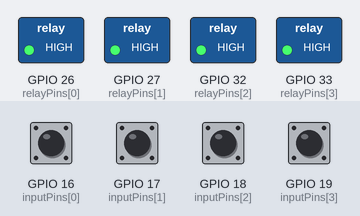
Simulated run of this program. Board: ESP32-S3. On the bench: switched loads named in the program (green lamp = pin HIGH). Inputs (shaded band) come from the test bench; at power-on: GPIO 16 (inputPins[0]), GPIO 17 (inputPins[1]), GPIO 18 (inputPins[2]), GPIO 19 (inputPins[3]) HIGH. WiFi joins after 1.5 s; servers stay silent unless stated; the Firebase database answers and starts empty; what the program prints to the serial monitor is not drawn.

Above: at 3.9 s.
4.0 s: GPIO 16 (inputPins[0]) pulsed LOW 5 times (0.12 s each, 0.3 s apart)
At 5.0 s:
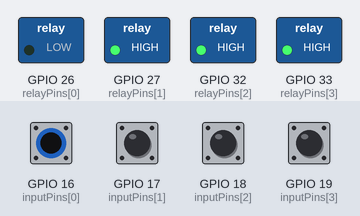
7.0 s: GPIO 17 (inputPins[1]) pulsed LOW 5 times (0.12 s each, 0.3 s apart)
At 8.4 s:
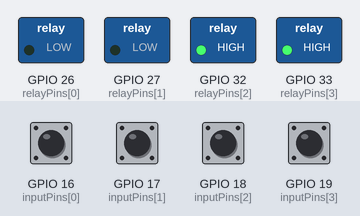
Timing chart, 0 to 10.0 s (numbered marks = the images above; inputs shaded):
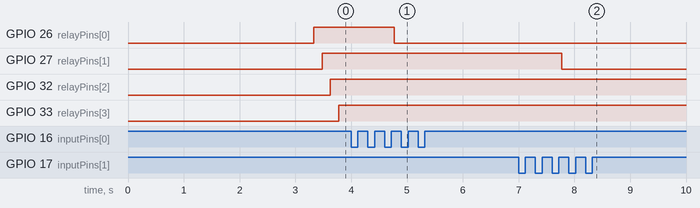

Measured:
- after the input at 4.0 s, GPIO 26 (relayPins[0]): HIGH → LOW after 0.78 s
- after the input at 7.0 s, GPIO 27 (relayPins[1]): HIGH → LOW after 0.77 s

The program:

main.cpp
```cpp
//ESP32 firebase Relay control
#include <Arduino.h>
#include <WiFi.h>
#include <Firebase_ESP_Client.h>

// Firebase 데이터베이스 경로 생성에 필요한 헬퍼 함수 포함
#include "addons/TokenHelper.h"
#include "addons/RTDBHelper.h"

// WiFi 자격 증명
const char* ssid = "copaland";
const char* password = "24868080";

// Firebase 프로젝트 웹 API 키 및 데이터베이스 URL 입력
#define API_KEY "AIzaSyDYnZAOHlTLbKf8sMqEw8cvwYTkVHNEVaY"
#define DATABASE_URL "https://esp32-iot-8923e-default-rtdb.firebaseio.com/"

// 핀 정의
const int inputPins[] = {16, 17, 18, 19}; // 스위치 입력 (Pulldown HIGH active)
const int relayPins[] = {26, 27, 32, 33}; // 릴레이 출력 (Source Output)
const int numChannels = 4; // 채널 수

// 디바운스 변수
int switchStates[4] = {LOW, LOW, LOW, LOW};      // 현재 스위치 상태
int lastSwitchStates[4] = {LOW, LOW, LOW, LOW};  // 이전 스위치 상태
unsigned long lastDebounceTime[4] = {0, 0, 0, 0}; // 디바운스 타이머
const unsigned long debounceDelay = 50;    // 디바운스 시간 (밀리초)

// 마지막 Firebase 읽기 시간
unsigned long lastFirebaseReadTime = 0;
const unsigned long firebaseReadInterval = 1000; // Firebase 읽기 간격 (밀리초)

// Firebase 데이터 객체 정의
FirebaseData fbdo;
FirebaseAuth auth;
FirebaseConfig config;

// 타이머 변수
unsigned long sendDataPrevMillis = 0;
bool signupOK = false;

// 함수 프로토타입 선언 추가
void initFirebaseData();

void setup() {
  Serial.begin(115200);
  Serial.println();
  Serial.println("ESP32 Firebase 릴레이 제어 시작");

  // 핀 설정
  for (int i = 0; i < numChannels; i++) {
    pinMode(inputPins[i], INPUT_PULLDOWN); // 풀다운 입력으로 설정
    pinMode(relayPins[i], OUTPUT);
    digitalWrite(relayPins[i], LOW);       // 릴레이 초기 상태: OFF
    Serial.printf("핀 설정 - 입력: %d, 출력: %d\n", inputPins[i], relayPins[i]);
  }

  // WiFi 연결
  WiFi.begin(ssid, password);
  Serial.print("WiFi 연결 중");
  while (WiFi.status() != WL_CONNECTED) {
    Serial.print(".");
    delay(300);
  }
  Serial.println();
  Serial.print("IP 주소로 연결됨: ");
  Serial.println(WiFi.localIP());
  Serial.println();

  // Firebase 구성
  config.api_key = API_KEY;
  config.database_url = DATABASE_URL;

  // Firebase에 익명으로 로그인
  if (Firebase.signUp(&config, &auth, "", "")) {
    Serial.println("Firebase 로그인 성공");
    signupOK = true;
  } else {
    Serial.printf("Firebase 로그인 실패: %s\n", config.signer.signupError.message.c_str());
  }

  // 토큰 상태에 대한 콜백 할당
  config.token_status_callback = tokenStatusCallback;

  // Firebase 시작
  Firebase.begin(&config, &auth);
  Firebase.reconnectWiFi(true);

  // Firebase 데이터베이스 초기화
  if (signupOK) {
    initFirebaseData();
  }
}

// Firebase 데이터 초기화
void initFirebaseData() {
  for (int i = 0; i < numChannels; i++) {
    // 스위치 경로 및 초기 상태 설정
    String switchPath = "/switches/switch" + String(i + 1);
    if (Firebase.RTDB.setBool(&fbdo, switchPath.c_str(), false)) {
      Serial.println("스위치 " + String(i + 1) + " 상태 초기화 성공");
    } else {
      Serial.println("스위치 " + String(i + 1) + " 상태 초기화 실패: " + fbdo.errorReason());
    }

    // 릴레이 경로 및 초기 상태 설정
    String relayPath = "/relays/relay" + String(i + 1);
    if (Firebase.RTDB.setBool(&fbdo, relayPath.c_str(), false)) {
      Serial.println("릴레이 " + String(i + 1) + " 상태 초기화 성공");
    } else {
      Serial.println("릴레이 " + String(i + 1) + " 상태 초기화 실패: " + fbdo.errorReason());
    }
  }
}

void loop() {
  // WiFi 연결 확인
  if (WiFi.status() != WL_CONNECTED) {
    Serial.println("WiFi 연결이 끊겼습니다. 재연결 중...");
    WiFi.reconnect();
    delay(1000);
    return;
  }

  // Firebase 준비 확인
  if (Firebase.isTokenExpired()) {
    Firebase.refreshToken(&config);
    Serial.println("Firebase 토큰 새로 고침");
  }

  unsigned long currentMillis = millis();

  // 1. 물리적 스위치 입력 처리 (토글 방식)
  for (int i = 0; i < numChannels; i++) {
    int reading = digitalRead(inputPins[i]);

    // 스위치 상태가 변경되면 디바운스 타이머 재설정
    if (reading != lastSwitchStates[i]) {
      lastDebounceTime[i] = currentMillis;
      lastSwitchStates[i] = reading;
    }

    // 디바운스 시간이 지난 후 스위치 상태 확인
    if ((currentMillis - lastDebounceTime[i]) > debounceDelay) {
      // 스위치가 눌림(HIGH) → OFF에서 ON으로 변할 때만 토글
      if (reading == HIGH && switchStates[i] == LOW) {
        // 릴레이 상태 토글
        bool newRelayState = !digitalRead(relayPins[i]);
        digitalWrite(relayPins[i], newRelayState ? HIGH : LOW);

        // Firebase에 릴레이 상태 업데이트
        if (signupOK) {
          String relayPath = "/relays/relay" + String(i + 1);
          if (Firebase.RTDB.setBool(&fbdo, relayPath.c_str(), newRelayState)) {
            Serial.printf("릴레이 %d 토글: %s (Firebase 동기화)\n", i + 1, newRelayState ? "ON" : "OFF");
          } else {
            Serial.println("Firebase 릴레이 토글 실패: " + fbdo.errorReason());
          }
        }
      }
      switchStates[i] = reading;
    }
  }

  // 2. Firebase에서 릴레이 상태 읽기 (주기적으로)
  if (currentMillis - lastFirebaseReadTime > firebaseReadInterval) {
    lastFirebaseReadTime = currentMillis;

    if (signupOK) {
      for (int i = 0; i < numChannels; i++) {
        String path = "/relays/relay" + String(i + 1);

        if (Firebase.RTDB.getBool(&fbdo, path.c_str())) {
          bool relayValue = fbdo.to<bool>();
          digitalWrite(relayPins[i], relayValue ? HIGH : LOW);
          Serial.printf("릴레이 %d 상태 읽기: %s\n", i + 1, relayValue ? "ON" : "OFF");
        } else {
          Serial.println("Firebase 읽기 실패: " + fbdo.errorReason());
        }
      }
    }
  }

  delay(10);
}
```
